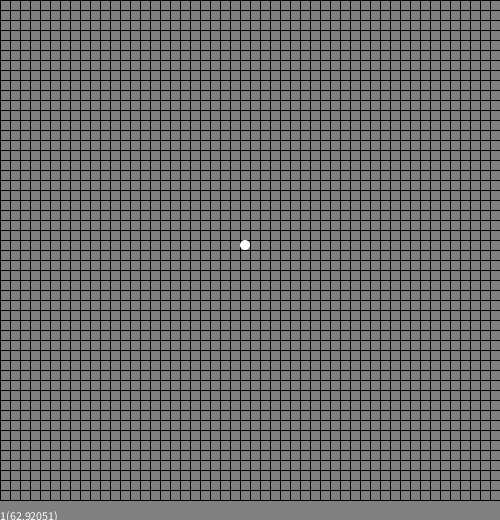
Frame 1 (no input)
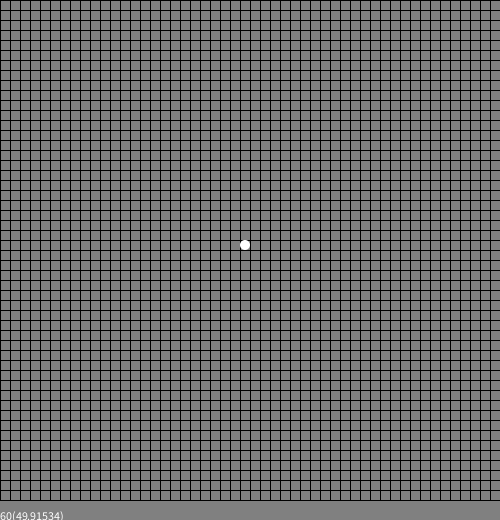
Frame 60 (the mouse pressed at the canvas centre just before this capture)
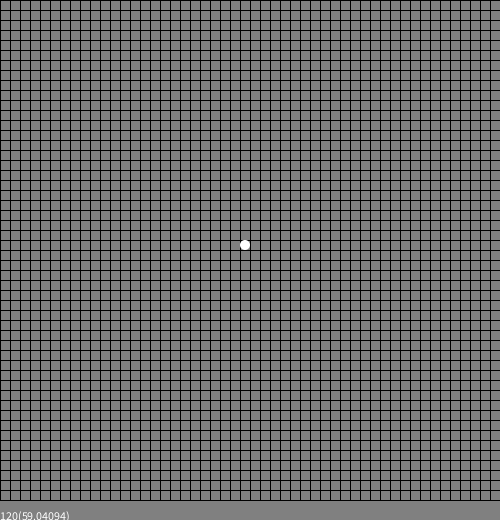
Frame 120 (the mouse held since frame 60 and released just before this capture)

The Processing sketch that drew these frames (run headless with seeded random() and noise(); from frame 60 on, the mouse is pressed at the canvas centre):

// Processing sketch: ABMSimple0
// ── ABMSimple0.pde
/// Simple example of Agent Base Model. Mandatory procedures.
/// @date 2025-01-04 (begin)
//*/////////////////////////////////////////////////////////////////////////////

void setup()
{
  size(500,520);
  
  theWorld=new World();
  theWorld.initialise();
  
  println(Model,"Ready!");
}

void draw()
{
  background(128);
  
  visualise(theWorld);
  theWorld.update();
  
  text(str(frameCount)+"("+str(frameRate)+")",0,height);
}

void exit()
{
  println("The end");
  super.exit();
}

// ── ABMSettings.pde
/// Global constants & variables.
/// @date 2025-01-04 (begin)
//*/////////////////////////////////////////////////////////////////////////////
String Model="ABMTest"; ///< unique model name

int WSide=50;

// ── Agent.pde
/// The agent: its atributes, random initialisation and methods
/// @date 2025-01-04 (begin)
//*/////////////////////////////////////////////////////////////////////////////

class Agent
{
} 

// ── World.pde
/// The world & its dynamics.
//*//////////////////////////

class World
{
  Agent[][]  plane=new Agent[WSide][WSide]; //!< the surface of the world where agents "live".
  
  void initialise() //!< pre-filling the world.
  {
    plane[WSide/2][WSide/2]=new Agent(); //!< Almost as simple as possible
  }
  
  void update() //!< Updating the state of the world, i.e. the simulation step.
  {
    // We will fill this in later.
  }
}

World theWorld=null; ///< A single variable representing the world is initialized during setup.

/// @date 2025-11-10 (https://github.com/borkowsk/bookProcessingEN/)

// ── WorldVis.pde
/// The world visualisation.
//*/////////////////////////

void visualise(World currWorld)
{
  float CSide=width/WSide;
  float HSide=CSide/2.0;
  for(int row=0;row<WSide;row++)
    for(int col=0;col<WSide;col++)
      if(currWorld.plane[row][col]!=null)
      {
        fill(255);noStroke();
        ellipse(col*CSide-HSide,row*CSide-HSide,CSide,CSide);
      }
      else
      {
        noFill();stroke(0);
        rect(col*CSide,row*CSide,CSide,CSide);
      }
}

/// @date 2025-11-10 (https://github.com/borkowsk/bookProcessingEN/)
